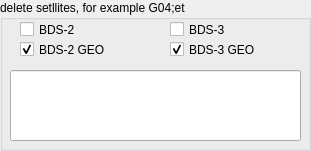
  <widget class="QGroupBox" name="groupBox_7">
   <property name="geometry">
    <rect>
     <x>20</x>
     <y>260</y>
     <width>311</width>
     <height>151</height>
    </rect>
   </property>
   <property name="title">
    <string>delete setllites, for example G04;et</string>
   </property>
   <widget class="QCheckBox" name="BDS2">
    <property name="geometry">
     <rect>
      <x>20</x>
      <y>20</y>
      <width>91</width>
      <height>19</height>
     </rect>
    </property>
    <property name="text">
     <string>BDS-2</string>
    </property>
   </widget>
   <widget class="QCheckBox" name="BDS3">
    <property name="geometry">
     <rect>
      <x>170</x>
      <y>20</y>
      <width>91</width>
      <height>19</height>
     </rect>
    </property>
    <property name="text">
     <string>BDS-3</string>
    </property>
   </widget>
   <widget class="QCheckBox" name="BDS2GEO">
    <property name="geometry">
     <rect>
      <x>20</x>
      <y>40</y>
      <width>101</width>
      <height>19</height>
     </rect>
    </property>
    <property name="text">
     <string>BDS-2 GEO</string>
    </property>
    <property name="checked">
     <bool>true</bool>
    </property>
   </widget>
   <widget class="QCheckBox" name="BDS3GEO">
    <property name="geometry">
     <rect>
      <x>170</x>
      <y>40</y>
      <width>101</width>
      <height>19</height>
     </rect>
    </property>
    <property name="text">
     <string>BDS-3 GEO</string>
    </property>
    <property name="checked">
     <bool>true</bool>
    </property>
   </widget>
   <widget class="QLineEdit" name="delete_satellite">
    <property name="geometry">
     <rect>
      <x>10</x>
      <y>70</y>
      <width>291</width>
      <height>71</height>
     </rect>
    </property>
    <property name="text">
     <string/>
    </property>
   </widget>
  </widget>
